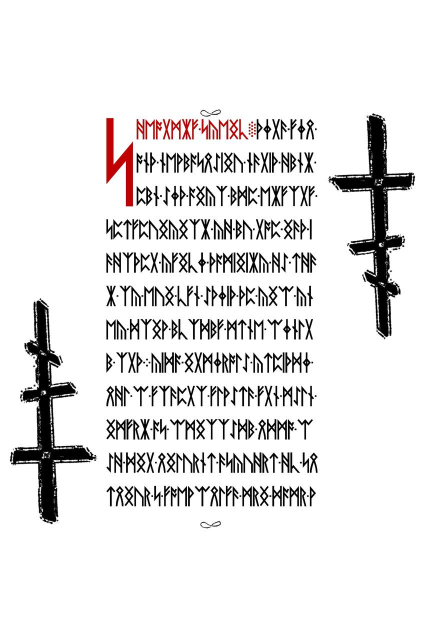
#> input picture docs/img/oracle/pages/p00.jpg, 850 x 1275 px, given in place of 57.jpg, which was not available (shown at 1/2 size)
$ python make_oracle_visuals.py
#> lines starting #> are read from the running program, lines starting #| are printed output that depends on the picture
#!/usr/bin/env python3
"""Generate oracle visual assets from the pinned ibotpeaches scans:

1. docs/ORACLE_PAGES.md + docs/img/oracle/pages/pNN.jpg — full-page
   walkthrough with per-page Notes fields (owner fills by eye).
2. docs/img/oracle/f7_S8c_p{40,48}_margins_full.png — full-height margin
   strips (S8c re-ask: previous crops were too tight per owner).

Run from repo root:  python3 scripts/audit/make_oracle_visuals.py
"""
import os
import sys

from PIL import Image

ROOT = os.path.join(os.path.dirname(os.path.abspath(__file__)), "..", "..")
IMG = os.path.join(ROOT, "sources", "ibotpeaches", "liber_primus")
OUTD = os.path.join(ROOT, "docs", "img", "oracle")
PAGE_DIR = os.path.join(OUTD, "pages")

RED_HEADS = {0, 3, 6, 7, 8, 15, 23, 27, 33, 37, 39, 40, 53, 54}
LATTICE_ONLY = {2, 14, 22, 26, 32, 49, 55}
EXTRA = {
    36: "red digit 1 (L6)",
    37: "red digits 2/3/4 (L1/L5/L10) + black 4-dot diamonds (owner L2/4/5/8/11)",
    38: "red digit 5 (L4) + black diamonds right edge (L3/8/9); margin asymmetry S8c",
    10: "black inline digit 7 (L8)",
    15: "printed digit group 3278/3299*(red)/3298/2838",
    53: "stream L7/L8/L9 entirely red + red arrow after L6 (owner F4)",
    8: "black 4-dot diamonds L3/L7/L11 (L6-left = noise per owner S7)",
    40: "red-opening sentence ENDED by mid-line-2 black diamond (S8a CONFIRMED); margin asymmetry S8c",
    48: "margin decoration asymmetry (S8c/d)",
    57: "23-dot lattice (book end) + RED inline matrix after red word (S8b CONFIRMED) + bottom decoration",
    3: "red inline dot-matrix after red word (seen 2026-11-16)",
    50: "token table page (0 runes)",
}


def known(p):
    ks = []
    if p in RED_HEADS:
        ks.append("red head word (line 1)")
    if p in LATTICE_ONLY:
        ks.append("red only via dot-lattice (section terminator)")
    if 33 <= p <= 39:
        ks.append("black stamp device (top; p33 footer)")
    if p in EXTRA:
        ks.append(EXTRA[p])
    if p in (56, 57):
        ks.append("SOLVED closing page")
    return "; ".join(ks) or "—"


RED_HEADS = {0, 3, 6, 7, 8, 15, 23, 27, 33, 37, 39, 40, 53, 54}
LATTICE_ONLY = {2, 14, 22, 26, 32, 49, 55}

HEADER = """# Oracle page walkthrough — all LP2 pages, open notes

Companion to ORACLE_QUEUE.md: the queue asks *specific* questions; this file
is for *anything you notice* on a page that we may have missed. You do not
have to fill every page — partial notes on any subset are gold. Skip a page
by leaving its Notes line empty.

Conventions: page numbers = BOOK numbers (0–57; p50 = runeless token page;
pp56–57 = solved closing pages). Red ink uses `*` per red glyph. "Known"
lists what the machine census + your previous answers already account for —
anything NOT in that list is news to us.

Broad questions worth a thought as you flip (answer inline anywhere):
- Do word-separator dots (·) ever differ in size/shape from page to page?
- Any pages where the margin decoration differs from the usual scroll motif?
- Do the 4-dot black diamonds and the red dot-matrices ever appear on the
  SAME page? Same line?
- Anything that repeats visually across pages but is not in the Known list?

---
"""


def walkthrough():
    os.makedirs(PAGE_DIR, exist_ok=True)
    out = [HEADER]
    for p in range(58):
        src = os.path.join(IMG, f"{p + 17:02d}.jpg")
        if not os.path.exists(src):
            print("missing", p)
            continue
        im = Image.open(src).convert("RGB")
        w = 850
        im = im.resize((w, int(im.height * w / im.width)), Image.LANCZOS)
        fn = f"pages/p{p:02d}.jpg"
        im.save(os.path.join(OUTD, fn), quality=74, optimize=True)
        status = "solved" if p in (50, 56, 57) else "unsolved"
        out.append(f"\n## p{p} ({status})\n\nKnown: {known(p)}\n\n"
                   f"![p{p}](img/oracle/{fn})\n\n**Notes:**\n\n\n")
        print("page", p, "ok", flush=True)
    out.append("\n---\n\n## Broad observations (anything not tied to one page)\n\n__\n\n__\n\n__\n")
    with open(os.path.join(ROOT, "docs", "ORACLE_PAGES.md"), "w") as fh:
        fh.write("".join(out))
    print("wrote docs/ORACLE_PAGES.md")


def margins():
    for pg, name in ((40, "p40"), (48, "p48")):
        im = Image.open(os.path.join(IMG, f"{pg + 17:02d}.jpg"))
#> im is the input picture: PIL image 850x1275 RGB; mean R, G, B 230.5, 229.3, 229.3
        l = im.crop((0, 0, 520, 3600))
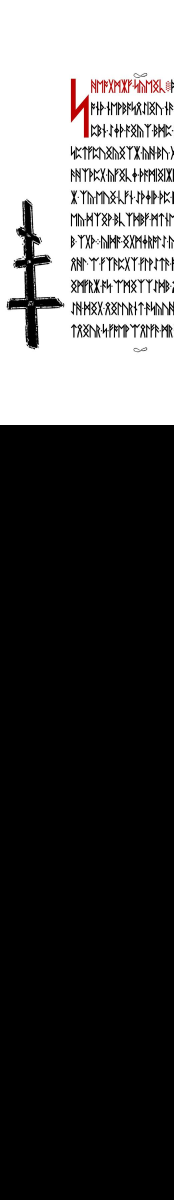
#> l: PIL image 520x3600 RGB (shown at 1/3 size); mean R, G, B 81.2, 80.5, 80.5
        r = im.crop((1880, 0, 2400, 3600))
#> r: PIL image 520x3600 RGB; every value is 0
        comb = Image.new("RGB", (l.width + r.width + 24, 3600), "white")
#> comb: PIL image 1064x3600 RGB; every value is 255
        comb.paste(l, (0, 0))
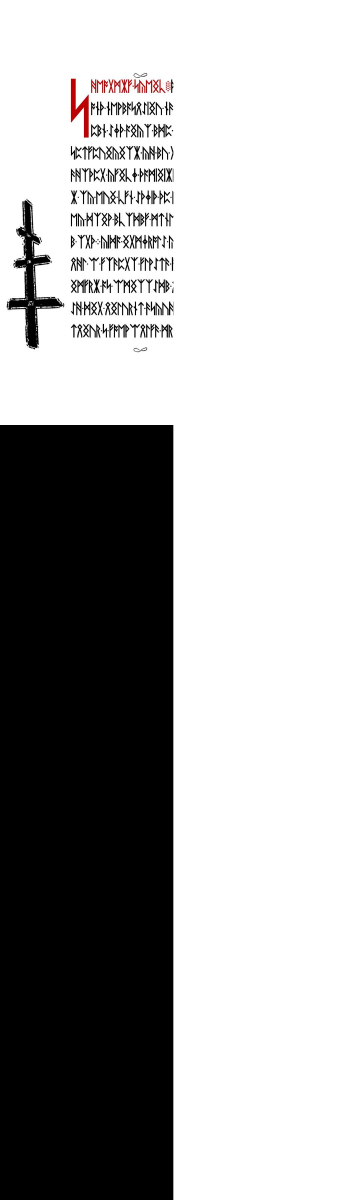
#> comb: PIL image 1064x3600 RGB (shown at 1/3 size); mean R, G, B 170.1, 169.7, 169.7
        comb.paste(r, (l.width + 24, 0))
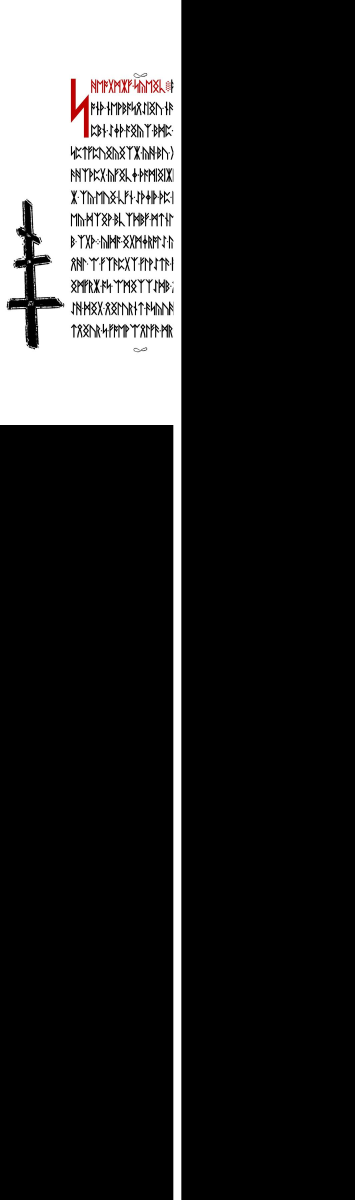
#> comb: PIL image 1064x3600 RGB (shown at 1/3 size); mean R, G, B 45.4, 45.1, 45.1
        comb = comb.resize((int(comb.width * 0.22), int(comb.height * 0.22)), Image.LANCZOS)
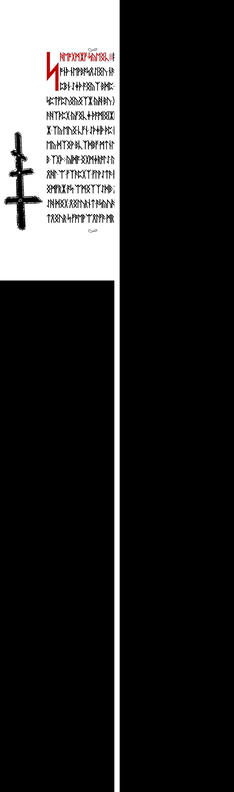
#> comb: PIL image 234x792 RGB; mean R, G, B 45.3, 44.9, 44.9
        comb.save(os.path.join(OUTD, f"f7_S8c_{name}_margins_full.png"))
        print("margins", name, comb.size)
#| margins p40 (234, 792)
#> pass 2 of the loop in margins, `for pg, name in ((40, "p40"), (48, "p48")):`:
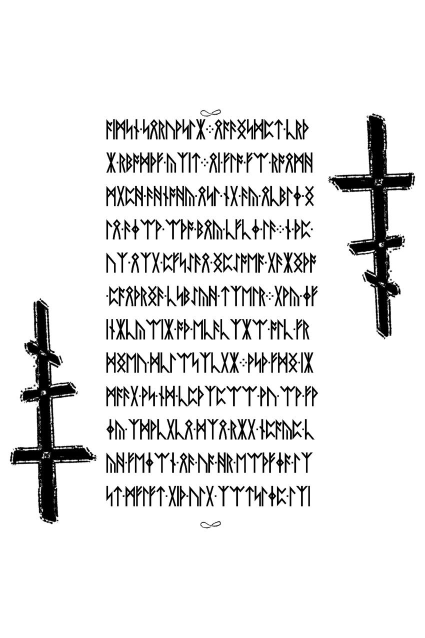
#> input picture docs/img/oracle/pages/p01.jpg, 850 x 1275 px, given in place of 65.jpg, which was not available (shown at 1/2 size)
#> in margins, im is the input picture: PIL image 850x1275 RGB; min 0, max 255, mean 230.4
#> in margins, `l = im.crop((0, 0, 520, 3600))`:
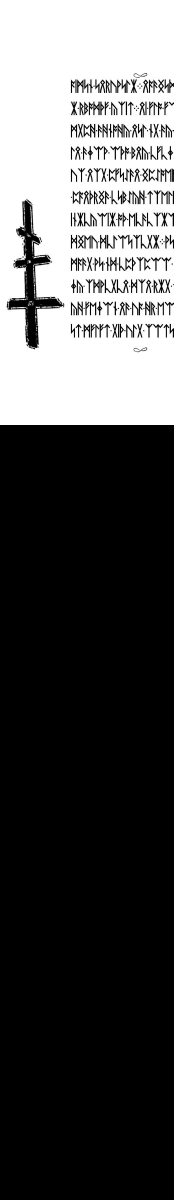
#> l: PIL image 520x3600 RGB (shown at 1/3 size); min 0, max 255, mean 81
#> in margins, `comb = comb.resize((int(comb.width * 0.22), int(comb.height * 0.22)), ..`:
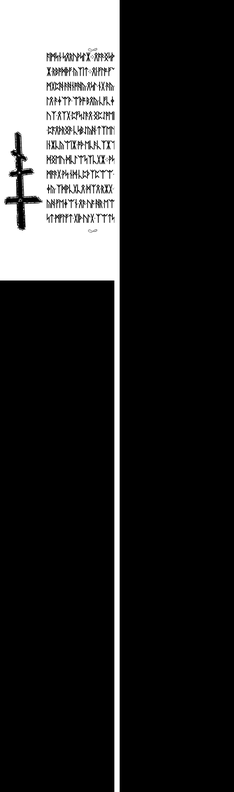
#> comb: PIL image 234x792 RGB; min 0, max 255, mean 45.2
#| margins p48 (234, 792)
#> pass 2 of the loop in walkthrough, `for p in range(58):`:


if __name__ == "__main__":
    which = sys.argv[1] if len(sys.argv) > 1 else "all"
    if which in ("all", "margins"):
        margins()
    if which in ("all", "pages"):
        walkthrough()
